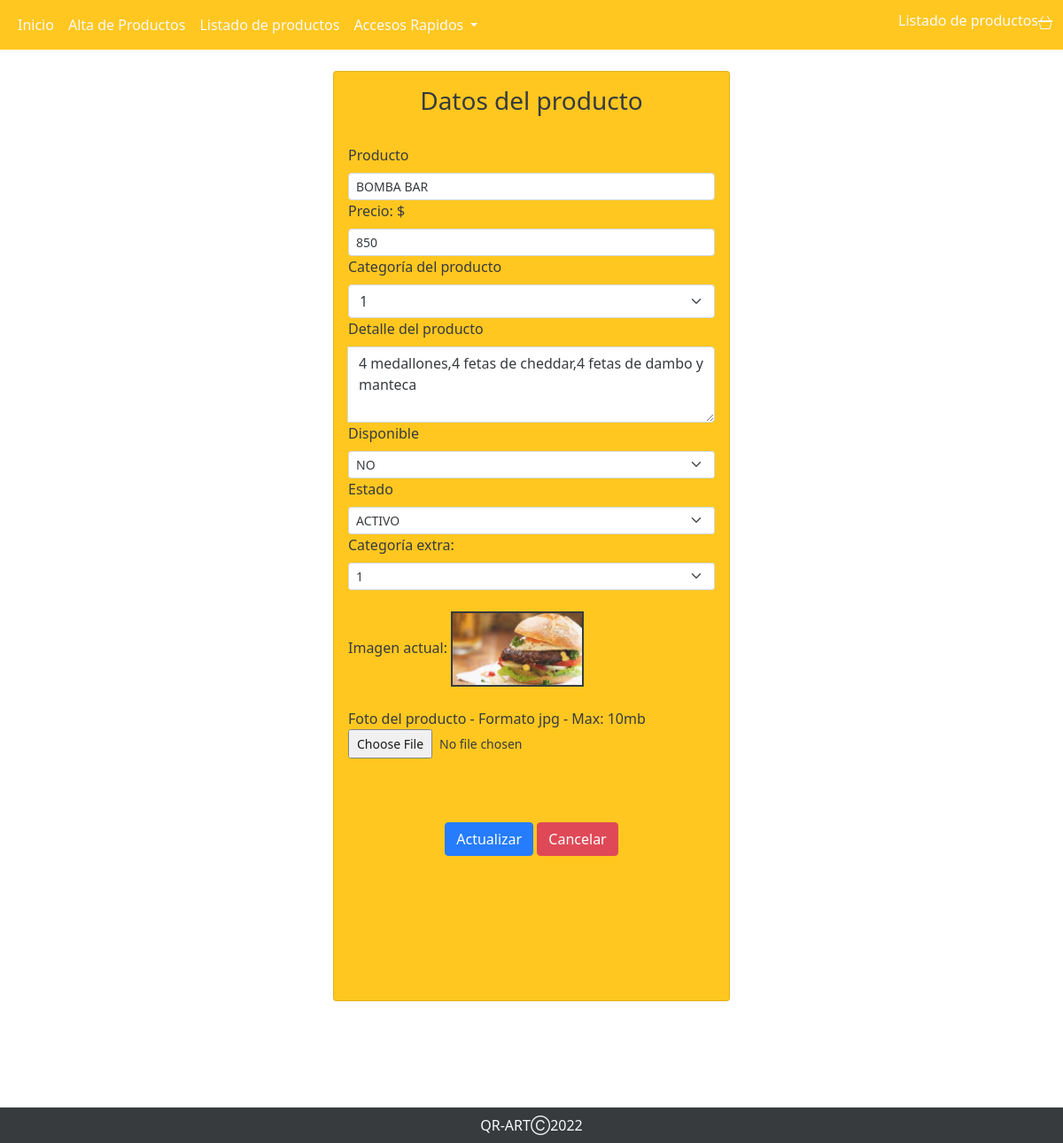
The page /perfiles/perfil_admin/abm_productos/actualizar_prod.php?id=11 on the database as committed earlier.
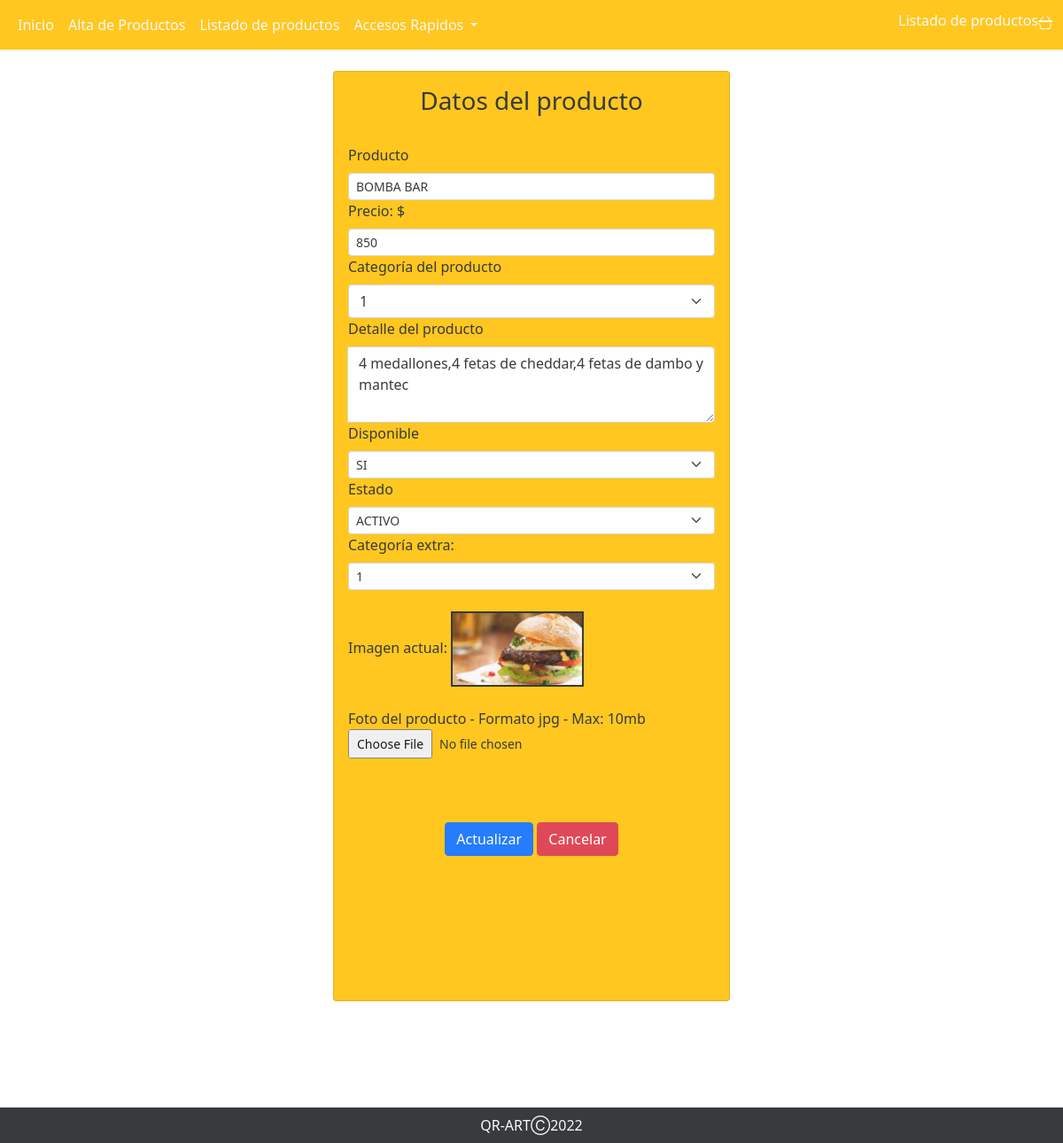
The same page on the database as committed later.
### tables this page shows
CREATE TABLE `productos` (
  `cod_prod` int(6) NOT NULL,
  `categoria_prod` text NOT NULL,
  `nombre_prod` text NOT NULL,
  `precio_prod` decimal(10,0) NOT NULL,
  `detalle_prod` text NOT NULL,
  `foto_prod` text NOT NULL,
  `prod_disponible` tinyint(1) NOT NULL,
  `requiere_cocina` tinyint(1) NOT NULL,
  `est_baja_prod` tinyint(1) NOT NULL,
  `categ_extra` text NOT NULL
);

### perfiles/perfil_admin/abm_productos/actualizar_prod.php (the view, shortened to what the changed rows need)
<?php
$conexion=mysqli_connect("localhost","root","","qr_art");
$id= $_GET['id'];
$sql="SELECT * FROM productos WHERE cod_prod='$id'";
$result=mysqli_query($conexion, $sql);
$result_query=mysqli_num_rows($result);
if($result_query == 0){
  header('location:modificacionproducto.php');
}else{
  while($data=mysqli_fetch_array($result)) {
    $nombre_prod = $data['nombre_prod'];
    $precio_prod = $data['precio_prod'];
    $categoria_prod = $data['categoria_prod'];
    $detalle_prod = $data['detalle_prod'];
    $prod_disponible = $data['prod_disponible'];
    $foto_prod = $data['foto_prod'];
    $est_baja_prod = $data['est_baja_prod'];
    $categ_extra = $data['categ_extra'];
  }
}
?>
<!DOCTYPE html>
<html lang="en">
<head>
    <link rel="stylesheet" href="https://cdnjs.cloudflare.com/ajax/libs/twitter-bootstrap/5.1.3/css/bootstrap.min.css">
    <link rel="stylesheet" href="https://cdn.datatables.net/1.12.1/css/dataTables.bootstrap5.min.css">
    <link rel="stylesheet " href="../../../assets/stylemodip.css">
    <link rel="stylesheet " href="../../../assets/stylesnav.css">
    <link rel="stylesheet " href="../../../assets/backp.css">
</head>
<body>
<br>
<div class="container">
  <div class="d-flex justify-content-center h-100">
    <div class="card" style="width: 28rem;">
      <div class="card-body">
        <form  action = update_prod.php method="post" enctype="multipart/form-data">
                      <h3 class="text-sm-center">Datos del producto</h3>
                        <label for="formFile " class="form-label text-dark ">Producto</label>
                        <div class="input-group-sm form-group">
                            <input type="text" class="form-control" placeholder="Nombre" id="nombre_prod" name="nombre_prod" value="<?php echo $nombre_prod; ?>"  autofocus required>
                        </div>
                        <label for="formFile" class="form-label text-dark">Precio: $</label>
                        <div class="input-group-sm form-group">
                            <input type="number" step="0.01" min="0" class="form-control" placeholder="Precio" name="precio_prod" id="precio_prod" value=<?php echo $precio_prod; ?> autofocus required>
                        </div>
                        <label for="formFile" class="form-label text-dark" name="categoria_prod" id="categoria_prod" value=<?php echo $categoria_prod; ?>>Categoría del producto </label>
                        <select class="form-select" name="categoria_prod" id="categoria_prod"  aria-label="Default select example">
                            <option value= <?php echo $categoria_prod; ?>><?php echo $categoria_prod; ?></option>
                          </select>
                        <label for="formFile " class="form-label text-dark " >Detalle del producto</label>
                        <div class="input-group form-group">
                            <textarea type="text" class="form-control" placeholder="Detalle del producto" rows="3" id="detalle_prod " name="detalle_prod" value="<?php echo $detalle_prod; ?>"  autofocus required><?php echo $detalle_prod; ?></textarea>
                        </div>
                        <label for="formFile" class="form-label text-dark" name="prod_disponible" id="prod_disponible" value=<?php echo $prod_disponible; ?>>Disponible </label>
                        <select class="form-select form-select-sm" name="prod_disponible" id="prod_disponible"  aria-label="Default select example">
                        <?php
                        $showvalue= " ";
                        if ($prod_disponible == 0){
                          $showvalue = "NO";
                        }else {
                          $showvalue = "SI";
                        }
                        ?>
                            <option value= <?php echo $prod_disponible; ?>><?php echo $showvalue; ?></option>
                          </select>
                        <label for="formFile" class="form-label text-dark" name="est_baja_prod" id="est_baja_prod" value=<?php echo $est_baja_prod; ?>>Estado </label>
                        <select class="form-select form-select-sm" name="est_baja_prod" id="est_baja_prod"  aria-label="Default select example">
                        <?php
                        $showvalue= " ";
                        if ($est_baja_prod == 0){
                          $showvalue = "INACTIVO";
                        }else {
                          $showvalue = "ACTIVO";
                        }
                        ?>
                            <option value= <?php echo $est_baja_prod; ?>><?php echo $showvalue; ?></option>
                          </select>
                        <label for="formFile" class="form-label text-dark" name="categ_extra" id="categ_extra" value=<?php echo $categ_extra; ?>>Categoría extra: </label>
                        <select class="form-select form-select-sm" name="categ_extra" id="categ_extra"  aria-label="Default select example">
                            <option value=<?php echo $categ_extra; ?>><?php echo $categ_extra; ?></option>
                          </select>
                        <br>
                        <div class="sm-3">
                            <label for="formFile " class="form-label text-dark ">Imagen actual: </label>
                            <img style="border: 2px solid ; width: 150px" alt="" src="<?php echo "../../../imagenes/productos/".$foto_prod ?>">
                            <br>
                            <br>
                            <label for="formFile" class="form-label-sm" name="foto_prod" id="foto_prod">Foto del producto - Formato jpg - Max: 10mb</label>
                            <input class="form-control-sm" type="file" name="foto_prod" id="foto_prod" value=<?php echo $foto_prod; ?>>
                        </div>
                        <br>
                        <br>
                        <br>
                        <div class="col text-center">
                        <button type="submit" class= "btn btn-primary"  id="boton" name="boton" value="0">Actualizar </button>
                        <button type="submit" class= "btn btn-danger" id="boton" name="boton" value="1"> Cancelar </button>
                        </div>
                </div>
                <link rel="stylesheet" href="">
            </div>

Rows that differ between the two databases and show on the page:
changed productos "BOMBA BAR": detalle_prod "4 medallones,4 fetas de cheddar,4 fetas de dambo y manteca" → "4 medallones,4 fetas de cheddar,4 fetas de dambo y mantec"; prod_disponible "NO" → "SI"
